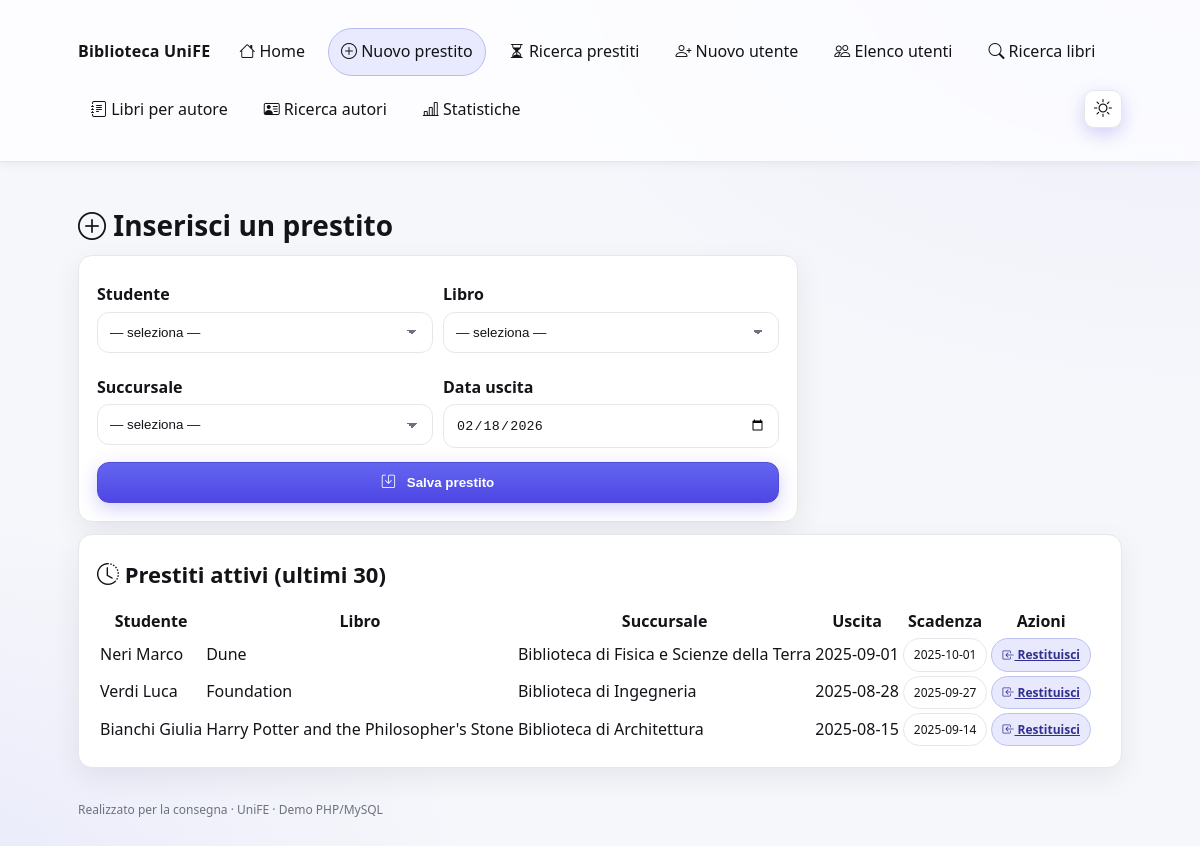
Screenshot of /pages/loans_create.php with the database file from the repository.
### tables this page shows
CREATE TABLE loan(
  id INT AUTO_INCREMENT PRIMARY KEY,
  student_id INT NOT NULL,
  book_id INT NOT NULL,
  branch_id INT NOT NULL,
  checkout_date DATE NOT NULL,
  due_date DATE NOT NULL,
  return_date DATE NULL,
  CONSTRAINT fk_loan_student FOREIGN KEY (student_id) REFERENCES student(id) ON DELETE CASCADE,
  CONSTRAINT fk_loan_book FOREIGN KEY (book_id) REFERENCES book(id) ON DELETE RESTRICT,
  CONSTRAINT fk_loan_branch FOREIGN KEY (branch_id) REFERENCES branch(id) ON DELETE RESTRICT
);

CREATE TABLE student(
  id INT AUTO_INCREMENT PRIMARY KEY,
  matricola VARCHAR(30) NOT NULL UNIQUE,
  first_name VARCHAR(80) NOT NULL,
  last_name VARCHAR(80) NOT NULL,
  address VARCHAR(200) NULL,
  phone VARCHAR(40) NULL,
  CONSTRAINT chk_student_matricola_format CHECK (matricola REGEXP '^[0-9]{6}$')
);

CREATE TABLE book(
  id INT AUTO_INCREMENT PRIMARY KEY,
  isbn VARCHAR(20) NOT NULL,
  title_en VARCHAR(200) NOT NULL,
  publication_year INT NOT NULL,
  original_language VARCHAR(40) NOT NULL,
  UNIQUE KEY uq_book_isbn (isbn)
);

CREATE TABLE branch(
  id INT AUTO_INCREMENT PRIMARY KEY,
  name VARCHAR(120) NOT NULL,
  address VARCHAR(200) NOT NULL,
  department_name VARCHAR(150) NOT NULL
);

### includes/db.php (called while the page is built, shortened)
<?php
function h($s){ return htmlspecialchars($s ?? '', ENT_QUOTES, 'UTF-8'); }

### pages/loans_create.php (the view, shortened to what this page needs)
<?php
require __DIR__.'/../includes/db.php';
include __DIR__.'/../includes/header.php';
?>
<h1><i class="bi bi-plus-circle"></i>&nbsp;Inserisci un prestito</h1>
<div class="card" style="max-width:720px">
<form method="post">
  <div class="actions">
    <div style="flex:1;min-width:220px">
      <label>Studente</label>
      <select name="student_id" required>
        <option value="">— seleziona —</option>
      </select>
    </div>
    <div style="flex:1;min-width:220px">
      <label>Libro</label>
      <select name="book_id" required>
        <option value="">— seleziona —</option>
      </select>
    </div>
  </div>
  <div class="actions">
    <div style="flex:1;min-width:220px">
      <label>Succursale</label>
      <select name="branch_id" required>
        <option value="">— seleziona —</option>
      </select>
    </div>
    <div style="flex:1;min-width:220px">
      <label>Data uscita</label>
      <input type="date" name="checkout_date" value="<?php echo h(date('Y-m-d')); ?>" required/>
    </div>
  </div>
  <button type="submit"><i class="bi bi-save"></i>&nbsp;Salva prestito</button>
</form>
</div>
<div class="card">
  <h2><i class="bi bi-clock-history"></i>&nbsp;Prestiti attivi (ultimi 30)</h2>
  <table>
    <thead><tr><th>Studente</th><th>Libro</th><th>Succursale</th><th>Uscita</th><th>Scadenza</th><th>Azioni</th></tr></thead>
    <tbody>
    <?php
      $q=$mysqli->query('SELECT l.id, s.first_name, s.last_name, b.title_en, br.name as branch_name, l.checkout_date, l.due_date
                         FROM loan l
                         JOIN student s ON l.student_id=s.id
                         JOIN book b ON l.book_id=b.id
                         JOIN branch br ON l.branch_id=br.id
                         WHERE l.return_date IS NULL ORDER BY l.checkout_date DESC LIMIT 30');
      while($r=$q->fetch_assoc()){
        echo '<tr><td>'.h($r['last_name'].' '.$r['first_name']).'</td><td>'.h($r['title_en']).'</td><td>'.h($r['branch_name']).'</td>
              <td>'.h($r['checkout_date']).'</td><td><span class="pill">'.h($r['due_date']).'</span></td>
              <td class="actions"><a class="badge" href="loans_delete.php?id='.(int)$r['id'].'"><i class="bi bi-box-arrow-in-left"></i>&nbsp;Restituisci</a></td></tr>';
      }
    ?>
    </tbody>
  </table>
</div>
<?php include __DIR__.'/../includes/footer.php'; ?>

### assets/style.css (style rules this page uses)
:root { --bg: #f6f7fb; --bg-accent:#ffffff; --surface:#ffffff; --fg:#121418; --muted:#6b7280; --border:#e5e7eb; --accent:#6366f1; --accent-600:#4f46e5; --accent-700:#4338ca; --ring: rgba(79,70,229,.28); --radius:14px; --shadow: 0 10px 30px rgba(2,6,23,.07); --shadow-sm: 0 2px 10px rgba(2,6,23,.06); --success-bg:#e6f7ee; --success-br:#b9ebd3; --success-fg:#14532d; --error-bg:#fdecea; --error-br:#f5c2c7; --error-fg:#7f1d1d; }
* { box-sizing:border-box }
html,body { height:100% }
body { margin:0; color:var(--fg); background: radial-gradient(1200px 800px at 100% -10%, rgba(99,102,241,.08), transparent 60%), radial-gradient(1000px 700px at -10% 110%, rgba(99,102,241,.10), transparent 60%), var(--bg); font: 16px/1.6 system-ui,-apple-system,Segoe UI,Roboto,Ubuntu,Cantarell,Noto Sans,sans-serif; text-rendering: optimizeLegibility; }
h1 { font-size:28px;line-height:1.25;margin:18px 0 12px }
h2 { font-size:22px;margin:14px 0 }
.card { background:var(--surface); border:1px solid var(--border); border-radius:var(--radius); padding:18px; margin:12px 0; box-shadow:var(--shadow); transition:transform .15s ease, box-shadow .2s ease; }
.card h2 { margin-top:4px }
form { display:grid; gap:14px }
label { font-weight:650; display:block; margin:8px 0 4px }
input,select,button,textarea { appearance:none; padding:12px; border:1px solid var(--border); background:var(--bg-accent); color:var(--fg); border-radius:12px; width:100%; transition:border-color .15s, box-shadow .15s, background .2s; }
input::placeholder,textarea::placeholder { color: color-mix(in oklab, var(--muted) 80%, transparent) }
select { padding-right:36px; background-image: linear-gradient(45deg, transparent 50%, var(--muted) 50%),linear-gradient(135deg, var(--muted) 50%, transparent 50%); background-position: calc(100% - 20px) calc(1.1rem), calc(100% - 15px) calc(1.1rem); background-size:5px 5px,5px 5px; background-repeat:no-repeat; }
input[type="date"] { letter-spacing:.2px }
button,.btn { cursor:pointer; font-weight:650; background:linear-gradient(180deg, var(--accent), var(--accent-600)); color:#fff; border:1px solid color-mix(in oklab, var(--accent-700) 60%, var(--accent)); border-radius:12px; padding:12px 14px; width:auto; display:inline-flex; align-items:center; gap:8px; justify-content:center; box-shadow:0 6px 18px rgba(79,70,229,.25); transition:transform .08s ease, box-shadow .2s ease, filter .15s ease; }
.badge { display:inline-block; padding:6px 10px; border-radius:999px; background: color-mix(in oklab, var(--accent) 14%, transparent); border:1px solid color-mix(in oklab, var(--accent) 30%, var(--border)); color: color-mix(in oklab, var(--accent-700) 70%, var(--fg)); font-weight:600; font-size:12px; }
.pill { display:inline-block;padding:6px 10px;border-radius:999px;border:1px solid var(--border);background:var(--bg-accent);font-size:12px }
.actions { display:flex;gap:10px;flex-wrap:wrap }
thead th { position: sticky; top: 64px; z-index: 2; }
tbody td { position: relative; z-index: 1; }

### rows the page displays
loan: student.first_name "Neri Marco", book.title_en "Dune", branch.name "Biblioteca di Fisica e Scienze della Terra", checkout_date "2025-09-01", due_date "2025-10-01"
loan: student.first_name "Verdi Luca", book.title_en "Foundation", branch.name "Biblioteca di Ingegneria", checkout_date "2025-08-28", due_date "2025-09-27"
loan: student.first_name "Bianchi Giulia", book.title_en "Harry Potter and the Philosopher's Stone", branch.name "Biblioteca di Architettura", checkout_date "2025-08-15", due_date "2025-09-14"
